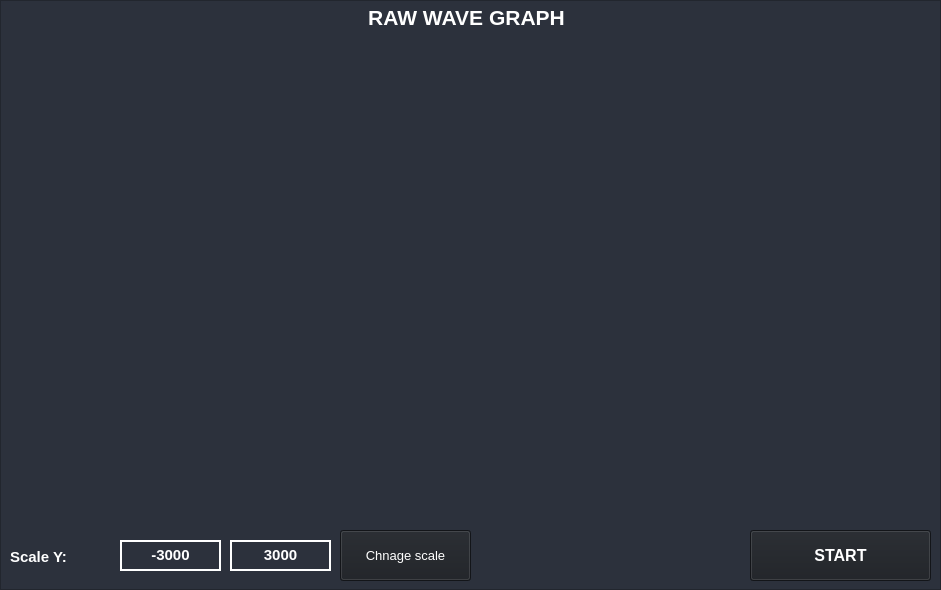
<?xml version="1.0" encoding="UTF-8"?>
<ui version="4.0">
 <class>frameScroll</class>
 <widget class="QFrame" name="frameScroll">
  <property name="geometry">
   <rect>
    <x>0</x>
    <y>0</y>
    <width>941</width>
    <height>590</height>
   </rect>
  </property>
  <property name="windowTitle">
   <string>Frame</string>
  </property>
  <property name="styleSheet">
   <string notr="true">background-color:#2c313c;
</string>
  </property>
  <layout class="QVBoxLayout" name="verticalLayout">
   <property name="spacing">
    <number>0</number>
   </property>
   <property name="leftMargin">
    <number>0</number>
   </property>
   <property name="topMargin">
    <number>0</number>
   </property>
   <property name="rightMargin">
    <number>0</number>
   </property>
   <property name="bottomMargin">
    <number>0</number>
   </property>
   <item>
    <widget class="QFrame" name="framemain">
     <property name="frameShape">
      <enum>QFrame::StyledPanel</enum>
     </property>
     <property name="frameShadow">
      <enum>QFrame::Raised</enum>
     </property>
     <widget class="QLabel" name="label">
      <property name="geometry">
       <rect>
        <x>1</x>
        <y>1</y>
        <width>931</width>
        <height>33</height>
       </rect>
      </property>
      <property name="font">
       <font>
        <pointsize>16</pointsize>
        <weight>75</weight>
        <bold>true</bold>
       </font>
      </property>
      <property name="styleSheet">
       <string notr="true">color: rgb(255, 255, 255);</string>
      </property>
      <property name="text">
       <string>RAW WAVE GRAPH</string>
      </property>
      <property name="alignment">
       <set>Qt::AlignCenter</set>
      </property>
     </widget>
     <widget class="QPushButton" name="btnIniciar">
      <property name="geometry">
       <rect>
        <x>750</x>
        <y>530</y>
        <width>181</width>
        <height>51</height>
       </rect>
      </property>
      <property name="font">
       <font>
        <pointsize>12</pointsize>
        <weight>75</weight>
        <bold>true</bold>
       </font>
      </property>
      <property name="styleSheet">
       <string notr="true">background-color: #1b1e23;
color: rgb(255,255,255);</string>
      </property>
      <property name="text">
       <string>START</string>
      </property>
     </widget>
     <widget class="QTextEdit" name="editMax">
      <property name="geometry">
       <rect>
        <x>230</x>
        <y>540</y>
        <width>101</width>
        <height>31</height>
       </rect>
      </property>
      <property name="font">
       <font>
        <pointsize>11</pointsize>
        <weight>75</weight>
        <bold>true</bold>
       </font>
      </property>
      <property name="acceptDrops">
       <bool>false</bool>
      </property>
      <property name="styleSheet">
       <string notr="true">border: 2px solid #ffffff;</string>
      </property>
      <property name="undoRedoEnabled">
       <bool>true</bool>
      </property>
      <property name="html">
       <string>&lt;!DOCTYPE HTML PUBLIC &quot;-//W3C//DTD HTML 4.0//EN&quot; &quot;http://www.w3.org/TR/REC-html40/strict.dtd&quot;&gt;
&lt;html&gt;&lt;head&gt;&lt;meta name=&quot;qrichtext&quot; content=&quot;1&quot; /&gt;&lt;style type=&quot;text/css&quot;&gt;
p, li { white-space: pre-wrap; }
&lt;/style&gt;&lt;/head&gt;&lt;body style=&quot; font-family:'MS Shell Dlg 2'; font-size:11pt; font-weight:600; font-style:normal;&quot;&gt;
&lt;p align=&quot;center&quot; style=&quot; margin-top:0px; margin-bottom:0px; margin-left:0px; margin-right:0px; -qt-block-indent:0; text-indent:0px;&quot;&gt;&lt;span style=&quot; color:#ffffff;&quot;&gt;3000&lt;/span&gt;&lt;/p&gt;&lt;/body&gt;&lt;/html&gt;</string>
      </property>
     </widget>
     <widget class="QLabel" name="label_6">
      <property name="geometry">
       <rect>
        <x>10</x>
        <y>540</y>
        <width>91</width>
        <height>35</height>
       </rect>
      </property>
      <property name="text">
       <string>&lt;html&gt;&lt;head/&gt;&lt;body&gt;&lt;p&gt;&lt;span style=&quot; font-size:11pt; font-weight:600; color:#ffffff;&quot;&gt;Scale Y:&lt;/span&gt;&lt;/p&gt;&lt;/body&gt;&lt;/html&gt;</string>
      </property>
     </widget>
     <widget class="QTextEdit" name="editMin">
      <property name="geometry">
       <rect>
        <x>120</x>
        <y>540</y>
        <width>101</width>
        <height>31</height>
       </rect>
      </property>
      <property name="font">
       <font>
        <pointsize>11</pointsize>
        <weight>75</weight>
        <bold>true</bold>
       </font>
      </property>
      <property name="acceptDrops">
       <bool>false</bool>
      </property>
      <property name="styleSheet">
       <string notr="true">border: 2px solid #ffffff;</string>
      </property>
      <property name="undoRedoEnabled">
       <bool>true</bool>
      </property>
      <property name="html">
       <string>&lt;!DOCTYPE HTML PUBLIC &quot;-//W3C//DTD HTML 4.0//EN&quot; &quot;http://www.w3.org/TR/REC-html40/strict.dtd&quot;&gt;
&lt;html&gt;&lt;head&gt;&lt;meta name=&quot;qrichtext&quot; content=&quot;1&quot; /&gt;&lt;style type=&quot;text/css&quot;&gt;
p, li { white-space: pre-wrap; }
&lt;/style&gt;&lt;/head&gt;&lt;body style=&quot; font-family:'MS Shell Dlg 2'; font-size:11pt; font-weight:600; font-style:normal;&quot;&gt;
&lt;p align=&quot;center&quot; style=&quot; margin-top:0px; margin-bottom:0px; margin-left:0px; margin-right:0px; -qt-block-indent:0; text-indent:0px;&quot;&gt;&lt;span style=&quot; color:#ffffff;&quot;&gt;-3000&lt;/span&gt;&lt;/p&gt;&lt;/body&gt;&lt;/html&gt;</string>
      </property>
     </widget>
     <widget class="QPushButton" name="btnEscala">
      <property name="geometry">
       <rect>
        <x>340</x>
        <y>530</y>
        <width>131</width>
        <height>51</height>
       </rect>
      </property>
      <property name="font">
       <font>
        <pointsize>10</pointsize>
        <weight>50</weight>
        <bold>false</bold>
       </font>
      </property>
      <property name="styleSheet">
       <string notr="true">background-color: #1b1e23;
color: rgb(255,255,255);</string>
      </property>
      <property name="text">
       <string>Chnage scale</string>
      </property>
     </widget>
    </widget>
   </item>
  </layout>
 </widget>
 <resources/>
 <connections/>
</ui>
